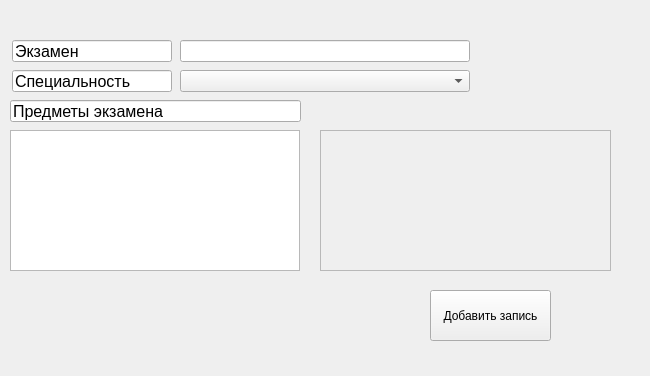
<?xml version="1.0" encoding="UTF-8"?>
<ui version="4.0">
 <class>Form</class>
 <widget class="QWidget" name="Form">
  <property name="geometry">
   <rect>
    <x>0</x>
    <y>0</y>
    <width>650</width>
    <height>376</height>
   </rect>
  </property>
  <property name="windowTitle">
   <string>Добавление записи</string>
  </property>
  <widget class="QLineEdit" name="lineEdit_3">
   <property name="geometry">
    <rect>
     <x>12</x>
     <y>70</y>
     <width>160</width>
     <height>22</height>
    </rect>
   </property>
   <property name="font">
    <font>
     <pointsize>12</pointsize>
    </font>
   </property>
   <property name="text">
    <string>Специальность</string>
   </property>
   <property name="readOnly">
    <bool>true</bool>
   </property>
  </widget>
  <widget class="QLineEdit" name="lineEdit">
   <property name="geometry">
    <rect>
     <x>12</x>
     <y>40</y>
     <width>160</width>
     <height>22</height>
    </rect>
   </property>
   <property name="font">
    <font>
     <pointsize>12</pointsize>
    </font>
   </property>
   <property name="text">
    <string>Экзамен</string>
   </property>
   <property name="readOnly">
    <bool>true</bool>
   </property>
  </widget>
  <widget class="QLineEdit" name="lineEdit_2">
   <property name="geometry">
    <rect>
     <x>180</x>
     <y>40</y>
     <width>290</width>
     <height>22</height>
    </rect>
   </property>
   <property name="font">
    <font>
     <pointsize>12</pointsize>
    </font>
   </property>
  </widget>
  <widget class="QLineEdit" name="lineEdit_4">
   <property name="geometry">
    <rect>
     <x>10</x>
     <y>100</y>
     <width>291</width>
     <height>22</height>
    </rect>
   </property>
   <property name="font">
    <font>
     <pointsize>12</pointsize>
    </font>
   </property>
   <property name="text">
    <string>Предметы экзамена</string>
   </property>
   <property name="readOnly">
    <bool>true</bool>
   </property>
  </widget>
  <widget class="QTextEdit" name="textEdit">
   <property name="geometry">
    <rect>
     <x>10</x>
     <y>130</y>
     <width>290</width>
     <height>141</height>
    </rect>
   </property>
   <property name="font">
    <font>
     <pointsize>12</pointsize>
    </font>
   </property>
  </widget>
  <widget class="QComboBox" name="comboBox">
   <property name="geometry">
    <rect>
     <x>180</x>
     <y>70</y>
     <width>290</width>
     <height>22</height>
    </rect>
   </property>
   <property name="font">
    <font>
     <pointsize>12</pointsize>
    </font>
   </property>
  </widget>
  <widget class="QPushButton" name="pushButton">
   <property name="geometry">
    <rect>
     <x>430</x>
     <y>290</y>
     <width>121</width>
     <height>51</height>
    </rect>
   </property>
   <property name="text">
    <string>Добавить запись</string>
   </property>
  </widget>
  <widget class="QScrollArea" name="scrollArea">
   <property name="geometry">
    <rect>
     <x>320</x>
     <y>130</y>
     <width>291</width>
     <height>141</height>
    </rect>
   </property>
   <property name="minimumSize">
    <size>
     <width>0</width>
     <height>141</height>
    </size>
   </property>
   <property name="maximumSize">
    <size>
     <width>16777215</width>
     <height>141</height>
    </size>
   </property>
   <property name="baseSize">
    <size>
     <width>0</width>
     <height>141</height>
    </size>
   </property>
   <property name="verticalScrollBarPolicy">
    <enum>Qt::ScrollBarAsNeeded</enum>
   </property>
   <property name="widgetResizable">
    <bool>true</bool>
   </property>
   <widget class="QWidget" name="scrollAreaWidgetContents">
    <property name="geometry">
     <rect>
      <x>0</x>
      <y>0</y>
      <width>289</width>
      <height>139</height>
     </rect>
    </property>
    <layout class="QVBoxLayout" name="verticalLayout_3">
     <item>
      <layout class="QVBoxLayout" name="verticalLayout"/>
     </item>
    </layout>
   </widget>
  </widget>
 </widget>
 <resources/>
 <connections/>
</ui>
